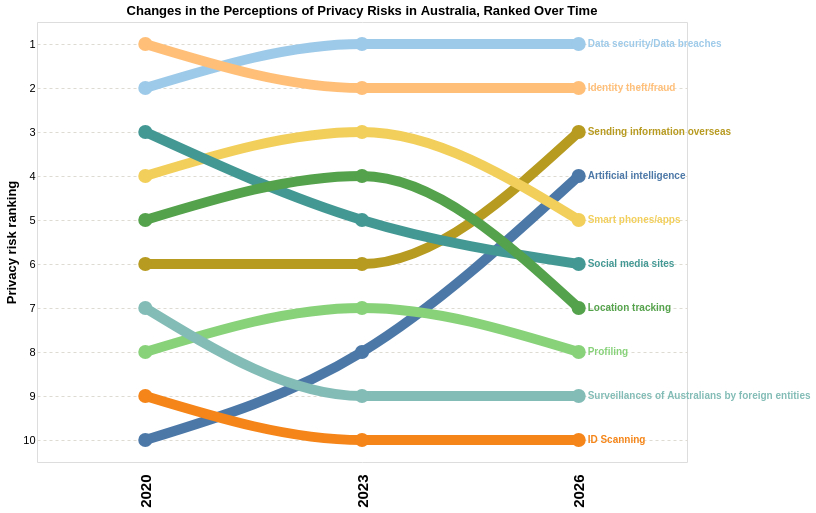

Describe this chart as a Vega-Lite specification.
### Vega-Lite specification from a JSON file in a GitHub repository (floating-point values rounded to 4 significant figures)
{"$schema": "https://vega.github.io/schema/vega-lite/v5.json", "title": "Changes in the Perceptions of Privacy Risks in Australia, Ranked Over Time", "width": 650, "height": 440, "data": {"values": [{"PrivacyRisk": "Data security/Data breaches", "Rank 2020": 2, "Rank 2023": 1, "Rank 2026": 1}, {"PrivacyRisk": "Identity theft/fraud", "Rank 2020": 1, "Rank 2023": 2, "Rank 2026": 2}, {"PrivacyRisk": "Sending information overseas", "Rank 2020": 6, "Rank 2023": 6, "Rank 2026": 3}, {"PrivacyRisk": "Artificial intelligence", "Rank 2020": 10, "Rank 2023": 8, "Rank 2026": 4}, {"PrivacyRisk": "Smart phones/apps", "Rank 2020": 4, "Rank 2023": 3, "Rank 2026": 5}, {"PrivacyRisk": "Social media sites", "Rank 2020": 3, "Rank 2023": 5, "Rank 2026": 6}, {"PrivacyRisk": "Location tracking", "Rank 2020": 5, "Rank 2023": 4, "Rank 2026": 7}, {"PrivacyRisk": "Profiling", "Rank 2020": 8, "Rank 2023": 7, "Rank 2026": 8}, {"PrivacyRisk": "Surveillances of Australians by foreign entities", "Rank 2020": 7, "Rank 2023": 9, "Rank 2026": 9}, {"PrivacyRisk": "ID Scanning", "Rank 2020": 9, "Rank 2023": 10, "Rank 2026": 10}]}, "transform": [{"fold": ["Rank 2020", "Rank 2023", "Rank 2026"], "as": ["Year", "Rank"]}, {"calculate": "toNumber(replace(datum.Year, 'Rank ', ''))", "as": "Year"}], "encoding": {"x": {"field": "Year", "type": "ordinal", "sort": [2020, 2023, 2026], "axis": {"title": null, "labelFontSize": 15, "labelFontWeight": "bold", "labelPadding": 12, "domain": false, "ticks": false, "grid": false}}, "y": {"field": "Rank", "type": "quantitative", "scale": {"domain": [10.5, 0.5], "nice": false}, "axis": {"title": "Privacy risk ranking", "titleFontSize": 13, "labelFontSize": 11, "values": [1, 2, 3, 4, 5, 6, 7, 8, 9, 10], "grid": true, "gridColor": "#dedbd2", "gridDash": [3, 3], "domain": false, "ticks": false}}, "color": {"field": "PrivacyRisk", "type": "nominal", "scale": {"scheme": "tableau20"}}, "detail": {"field": "PrivacyRisk"}, "tooltip": [{"field": "PrivacyRisk", "type": "nominal", "title": "Privacy risk"}, {"field": "Year", "type": "ordinal", "title": "Year"}, {"field": "Rank", "type": "quantitative", "title": "Rank", "format": ".0f"}]}, "layer": [{"mark": {"type": "line", "interpolate": "monotone", "strokeWidth": 10, "point": {"filled": true, "size": 200, "strokeWidth": 1}}}, {"transform": [{"filter": "datum.Year === 2026"}], "mark": {"type": "text", "align": "left", "dx": 9, "fontSize": 10, "fontWeight": "bold"}, "encoding": {"text": {"field": "PrivacyRisk"}, "color": {"field": "PrivacyRisk", "type": "nominal", "scale": {"scheme": "tableau20"}, "legend": null}}}]}
